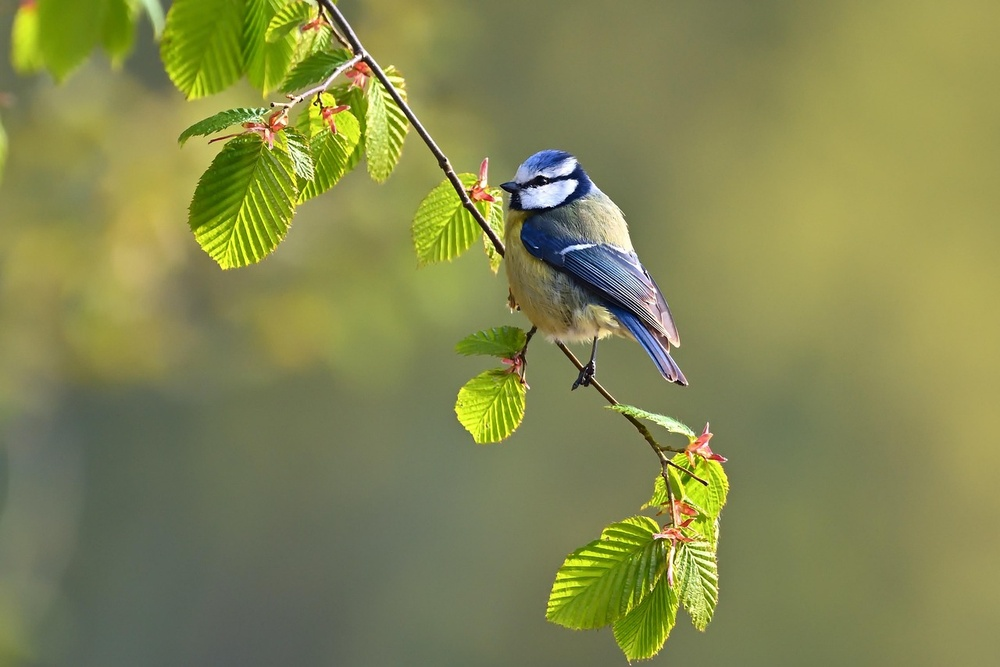
#> input picture Reconhecimento óptico de caracteres (OCR)/imagem/Image of a Bird.jpg, 1000 x 667 px, shrunk from 1280 x 854 before the run
$ python corte_lateral.py
#> lines starting #> are read from the running program, lines starting #| are printed output that depends on the picture
from PIL import Image

# Abre a imagem
objImage = Image.open("Image of a Bird.jpg")
#> objImage is the input picture: PIL image 1000x667 RGB; mean R, G, B 131.9, 135.6, 80.7

# Obtém largura e altura
width, height = objImage.size
#> width = 1000; height = 667

# Define a área de corte (tirando 1/5 da borda de cada lado)
crop_area = (
    int(width / 5),        # esquerda
    int(height / 5),       # topo
    int(4 * width / 5),    # direita
    int(4 * height / 5)    # baixo
)
#> crop_area = (200, 133, 800, 533)

# Faz o corte
cropped_image = objImage.crop(crop_area)
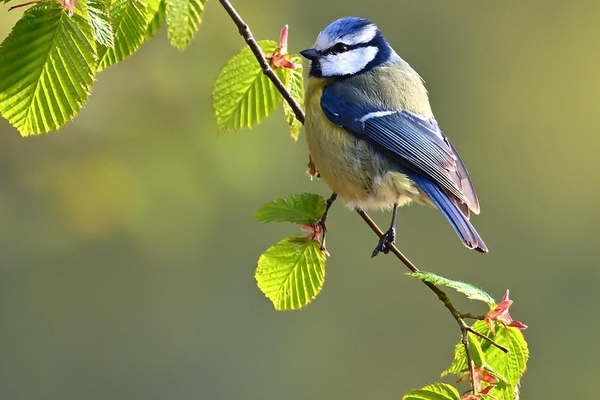
#> cropped_image: PIL image 600x400 RGB; mean R, G, B 130.9, 135.9, 82.3

# Salva a nova imagem
cropped_image.save("Cropped Image of a Bird.jpg")

# Mostra para confirmar
print("Corte realizado! Área da nova imagem:", cropped_image.size)
#| Corte realizado! Área da nova imagem: (600, 400)
